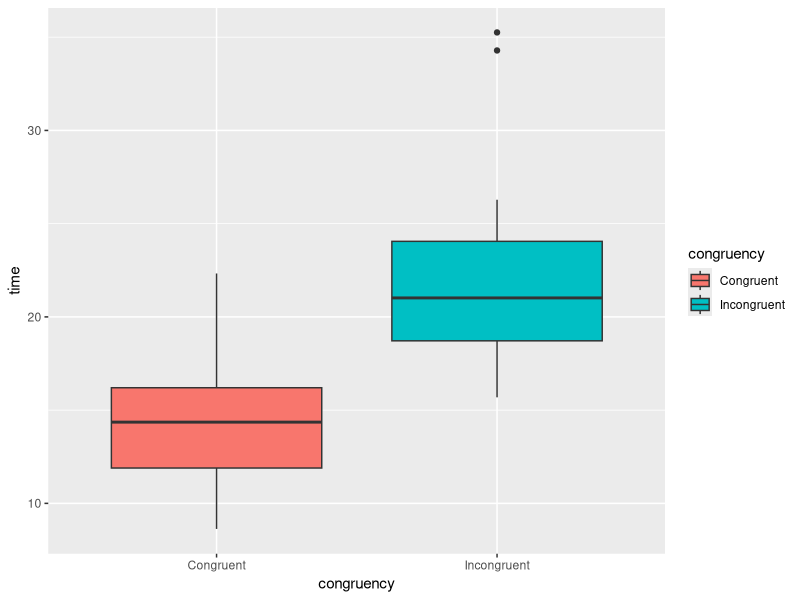
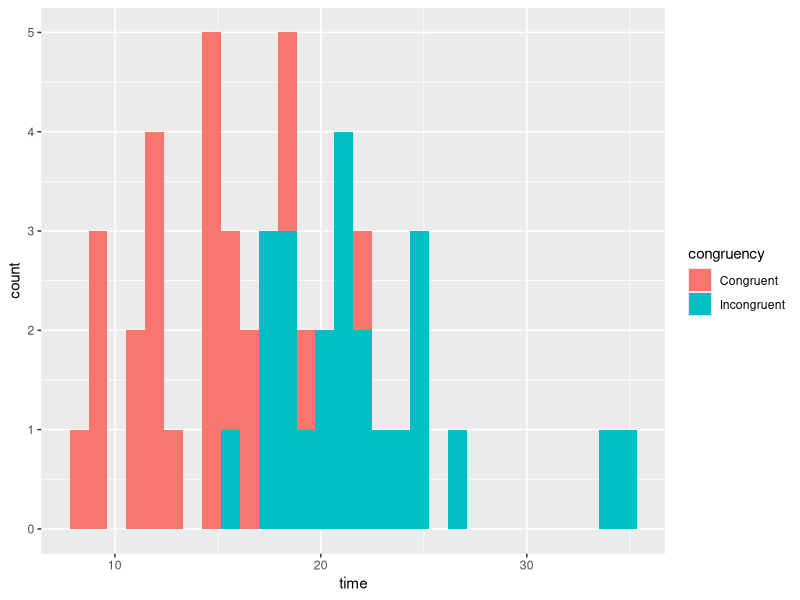

Write the R code that produced these figures, in order.
## ---- chunk 1
library(ggplot2) #Adding libraries
library(tidyr); suppressMessages(library(dplyr))
#Loading the data
stroop = read.csv("stroopdata.csv")
head(stroop,24) #Previewing the data
## ---- chunk 2
stroop.subject <- mutate(stroop, subject = 1:nrow(stroop))
tidy.stroop <- gather(stroop.subject, congruency, time, -subject)
## ---- chunk 3
#Summary of the dataset - Mean, Median...
summary(stroop)
## ---- chunk 4
#Standard Deviation of Congruent
sd(stroop$Congruent)
#Standard Deviation of Incongruent
sd(stroop$Incongruent)
## ---- chunk 5
#Plotting a box plot
ggplot(tidy.stroop, aes(y = time, x = congruency, fill = congruency))+ 
  geom_boxplot()
## ---- chunk 6
#Plotting a histogram
ggplot(tidy.stroop, aes(x = time, fill = congruency)) +
  geom_histogram()
## ---- chunk 7
# H0: m_diff = 0 (μi - μc = 0)
# HA: m_diff != 0 (μi - μc != 0)

mu_diff <- 0 
stroop.diff <- mutate(stroop.subject, diff = Congruent - Incongruent) # add a new diff column
diff <- stroop.diff$diff # grab all the diff values into a vector
sigma <- sd(diff) # sample sd
diff_bar <- mean(diff) # sample mean
n <- length(diff) # sample size
DF <- n - 1 # degree of freedom
SE <- sigma/sqrt(n) # standard error
# Calculate the T-statistic:
T <- (diff_bar- mu_diff)/SE; T
## ---- chunk 8
# Calculating the p-value
p_value <- pt(T, df = DF, lower.tail = TRUE) * 2; p_value
## ---- chunk 9
# Building the confidence interval based on 5% confidence level
diff_bar + c(1, -1) * qt(.975, df = DF, lower.tail = FALSE) * SE
## ---- chunk 10
# Verifying using the t.test() function
t.test(x=stroop$Congruent, y=stroop$Incongruent, alternative = "two.sided", mu = 0, paired = TRUE, conf.level = 0.95)
